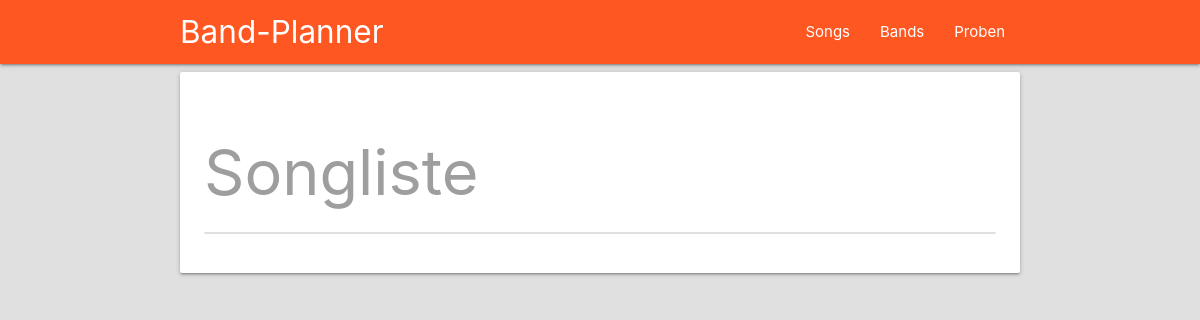
Before: /songs with the older database file.
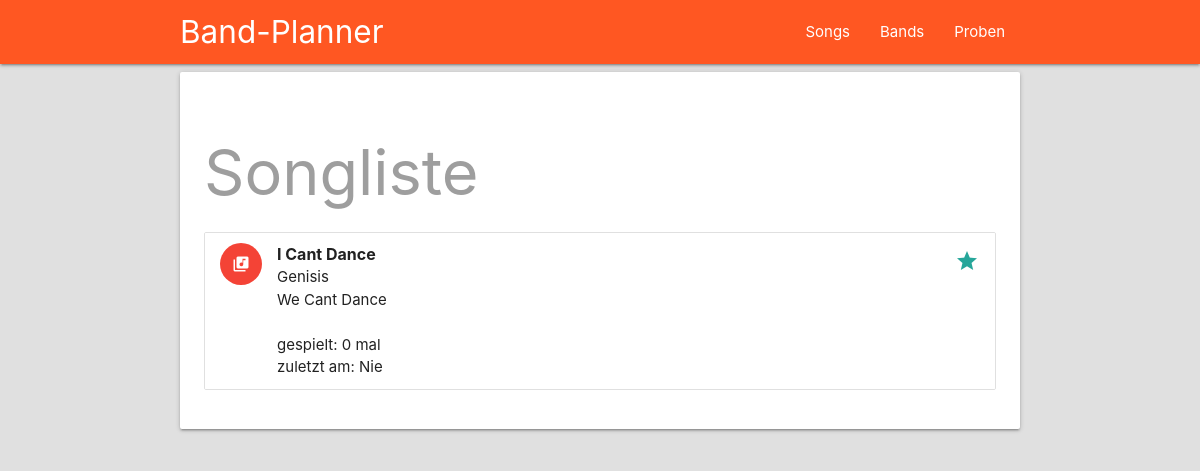
After: the same page with the newer database file.
### song_request/models.py (models this page shows, shortened)
class Song(models.Model):
    name = models.CharField(max_length=40, verbose_name='Titel', unique=True)
    album = models.CharField(max_length=40, verbose_name='Album')
    published = models.IntegerField(verbose_name='Erscheinungsjahr')
    band = models.ForeignKey(Band, verbose_name='Band', on_delete=models.CASCADE)
    info = models.TextField(verbose_name='Info')
    @property
    def rehearsed_count(self):
        rehearsal_query = Rehearsal.objects.filter(songs__name=self.name)
        if rehearsal_query.exists():
            return rehearsal_query.count()
        else:
            return 0
    @property
    def last_played(self):
        rehearsal_query = Rehearsal.objects.filter(songs__name=self.name)
        if rehearsal_query.exists():
            return rehearsal_query.latest('date').date
        else:
            return 'Nie'
    @property
    def color(self):
        if self.last_played == 'Nie':
            return 'red'
        else:
            days_not_played = datetime.date.today() - self.last_played
    class Meta:
        ordering = ['-band']

class Band(models.Model):
    name = models.CharField(max_length=40, unique=True)
    def __str__(self):
        return self.name

### song_request/views.py (the view)
# urls.py: path('songs', views.song_view, name='songs'),
def song_view(request):
    context = {
        'songs': models.Song.objects.all()
    }
    return render(request, 'song_request/songs.html', context)

### song_request/templates/song_request/songs.html
{% extends 'song_request/base.html' %}
{% block content %}
<div class="card-panel">
  <h1 class="header grey-text">Songliste</h1>
  <ul class="collection">
    {% for song in songs %}
    <li class="collection-item avatar">
      <i class="material-icons circle {{ song.color }}">library_music</i>
      <span class="title"><b>{{ song.name|title }}</b></span>
      <p>
        {{ song.band|title }}<br>
        {{ song.album|title }}<br>
        {{ song.year }} <br>
        gespielt: {{ song.rehearsed_count }} mal<br>
        zuletzt am: {{ song.last_played }}
      </p>
      <a href="#!" class="secondary-content"><i class="material-icons">grade</i></a>
    </li>
    {% endfor %}
  </ul>
</div>
{% endblock content %}

### song_request/templates/song_request/base.html (shortened to what this page needs)
<!DOCTYPE html>
{% load static %}
<html>
<head>
  <link rel="stylesheet" href="https://cdnjs.cloudflare.com/ajax/libs/materialize/1.0.0/css/materialize.min.css">
  <link rel="stylesheet" href="{% static "song_request/css/style.css" %}">
</head>
<body class="grey lighten-2">
  <nav class="deep-orange">
    <div class="nav-wrapper container">
      <a href="#" class="brand-logo">Band-Planner</a>
      <ul id="nav-mobile" class="right hide-on-med-and-down">
        <li><a href="{% url 'songs' %}">Songs</a></li>
        <li><a href="{% url 'bands' %}">Bands</a></li>
        <li><a href="{% url 'proben' %}">Proben</a></li>
      </ul>
    </div>
  </nav>
  <div class="row container">
    {% block content %}
    {% endblock content %}
  </div>
</body>
</html>

Changed rows visible on the page:
added Song: name "I Cant Dance", band "Genisis", album "We Cant Dance", rehearsed_count "0", last_played "Nie"
